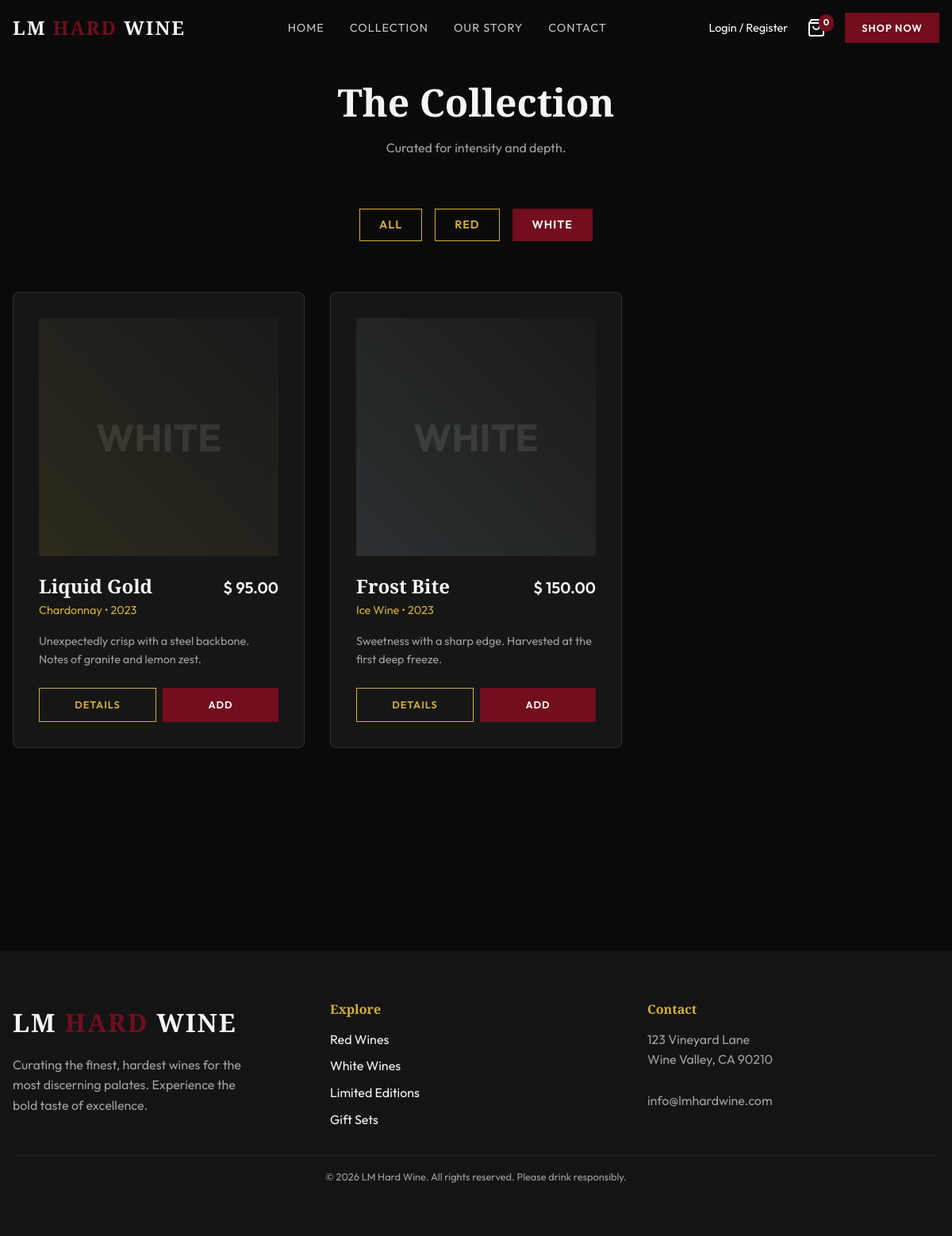
/products.php?type=White, run on an earlier commit of the app's database.
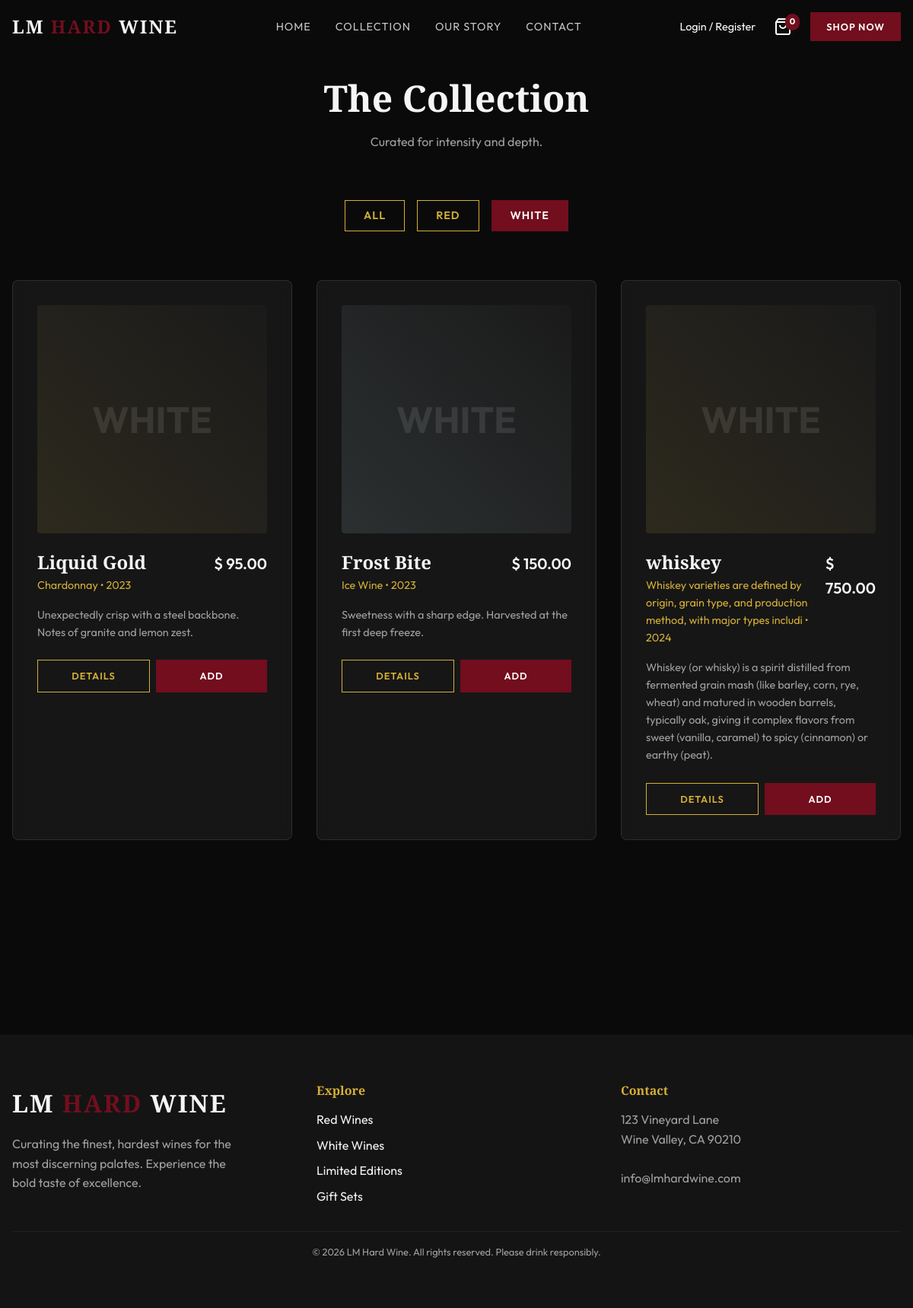
And on a later commit of the database.
### tables this page shows
CREATE TABLE `products` (
  `id` int(11) NOT NULL,
  `name` varchar(100) NOT NULL,
  `type` varchar(50) NOT NULL,
  `varietal` varchar(100) NOT NULL,
  `price` decimal(10,2) NOT NULL,
  `vintage_year` int(11) NOT NULL,
  `description` text DEFAULT NULL,
  `color_style` varchar(255) DEFAULT NULL,
  `image_path` varchar(255) DEFAULT NULL,
  `is_deleted` tinyint(1) DEFAULT 0,
  `stock_qty` int(11) DEFAULT 10,
  `seller_id` int(11) DEFAULT NULL
);

### products.php (the view, shortened to what this page needs)
<?php
include 'includes/header.php';
include 'includes/db.php';
$filter = isset($_GET['type']) ? $_GET['type'] : 'All';
$filtered_products = [];
try {
    $sql = "SELECT
                id,
                name,
                type,
                varietal,
                price,
                stock_qty,
                vintage_year as year,
                description as `desc`,
                color_style as color,
                image_path
            FROM products WHERE is_deleted = 0";
    if ($filter != 'All') {
        $sql .= " AND type = :type";
        $stmt = $pdo->prepare($sql);
        $stmt->execute(['type' => $filter]);
    } else {
        $stmt = $pdo->query($sql);
    }
    $filtered_products = $stmt->fetchAll();
} catch (PDOException $e) {
    echo "<div class='container' style='padding: 20px; color: red;'>Error fetching products: " . $e->getMessage() . "</div>";
}
?>
<main style="padding-top: 100px; padding-bottom: var(--spacing-xl);">
    <div class="container">
        <div class="text-center fade-in" style="margin-bottom: var(--spacing-lg);">
            <h1 style="font-size: 3rem;">The Collection</h1>
            <p style="color: var(--color-text-muted);">Curated for intensity and depth.</p>
        </div>
        <div class="fade-in"
            style="display: flex; justify-content: center; gap: 1rem; margin-bottom: var(--spacing-lg);">
            <a href="products.php?type=All" class="btn <?php echo $filter == 'All' ? 'btn-primary' : ''; ?>"
                style="padding: 8px 24px; font-size: 0.9rem;">All</a>
            <a href="products.php?type=Red" class="btn <?php echo $filter == 'Red' ? 'btn-primary' : ''; ?>"
                style="padding: 8px 24px; font-size: 0.9rem;">Red</a>
            <a href="products.php?type=White" class="btn <?php echo $filter == 'White' ? 'btn-primary' : ''; ?>"
                style="padding: 8px 24px; font-size: 0.9rem;">White</a>
        </div>
        <div
            style="display: grid; grid-template-columns: repeat(auto-fill, minmax(300px, 1fr)); gap: var(--spacing-md);">
            <?php foreach ($filtered_products as $product): ?>
                <div class="glass-card animate-on-scroll" style="">
                    <a href="product-details.php?id=<?php echo $product['id']; ?>"
                        style="text-decoration: none; color: inherit;">
                        <div
                            style="height: 300px; background: #1a1a1a; margin-bottom: 1.5rem; display: flex; align-items: center; justify-content: center; border-radius: 4px; position: relative; overflow: hidden; transition: transform 0.3s ease;">
                            <?php if (!empty($product['image_path'])): ?>
                                <img src="uploads/<?php echo htmlspecialchars($product['image_path']); ?>"
                                    alt="<?php echo htmlspecialchars($product['name']); ?>"
                                    style="width: 100%; height: 100%; object-fit: cover;">
                            <?php else: ?>
                                <span style="font-size: 3rem; opacity: 0.1; font-weight: 700; text-transform: uppercase;">
                                    <?php echo $product['type']; ?>
                                </span>
                                <div style="position: absolute; inset: 0; background: <?php echo $product['color']; ?>;"></div>
                            <?php endif; ?>
                        </div>
                        <div
                            style="display: flex; justify-content: space-between; align-items: flex-start; margin-bottom: 1rem;">
                            <div>
                                <h3 style="font-size: 1.5rem; margin-bottom: 0.25rem;">
                                    <?php echo $product['name']; ?>
                                </h3>
                                <p style="color: var(--color-accent); font-size: 0.9rem;">
                                    <?php echo $product['varietal']; ?> •
                                    <?php echo $product['year']; ?>
                                </p>
                            </div>
                            <span style="font-size: 1.25rem; font-weight: 600;">$
                                <?php echo $product['price']; ?>
                            </span>
                        </div>
                    </a>
                    <p style="color: var(--color-text-muted); font-size: 0.9rem; margin-bottom: 1.5rem; min-height: 3em;">
                        <?php echo $product['desc']; ?>
                    </p>
                    <div style="display: flex; gap: 0.5rem; width: 100%;">
                        <a href="product-details.php?id=<?php echo $product['id']; ?>" class="btn"
                            style="flex: 1; text-align: center; font-size: 0.8rem; padding: 10px 0;">Details</a>
                        <?php if ($product['stock_qty'] > 0): ?>
                            <button
                                onclick="Cart.add(<?php echo $product['id']; ?>, '<?php echo addslashes($product['name']); ?>', <?php echo $product['price']; ?>, '<?php echo $product['type']; ?>')"
                                class="btn btn-primary"
                                style="flex: 1; text-align: center; font-size: 0.8rem; padding: 10px 0; border: none; cursor: pointer;">
                                Add
                            </button>
                        <?php endif; ?>
                    </div>
                </div>
            <?php endforeach; ?>
        </div>
    </div>
</main>
<?php include 'includes/footer.php'; ?>

### includes/header.php (shortened to what this page needs)
<!DOCTYPE html>
<html lang="en">
<head>
    <link rel="stylesheet" href="css/style.css?v=1.1">
</head>
<body>
    <header class="main-header">
        <div class="container nav-container">
            <a href="index.php" class="logo">LM <span>HARD</span> WINE</a>
            <nav class="nav-menu">
                <ul class="nav-links">
                    <li><a href="index.php">Home</a></li>
                    <li><a href="products.php">Collection</a></li>
                    <li><a href="index.php#about">Our Story</a></li>
                    <li><a href="index.php#contact">Contact</a></li>
                </ul>
            </nav>
            <div class="header-actions" style="display: flex; align-items: center; gap: 1.5rem;">
                <?php if (isset($_SESSION['user_logged_in']) && $_SESSION['user_logged_in'] === true): ?>
                    <div style="color: white; font-size: 0.9rem;">
                        <span style="color: var(--color-text-muted);">Hello,</span>
                        <span
                            style="color: var(--color-accent); font-weight: bold;"><?php echo htmlspecialchars($_SESSION['username']); ?></span>
                    </div>
                    <?php if (isset($_SESSION['role']) && $_SESSION['role'] === 'seller'): ?>
                        <a href="#" style="color: white; font-size: 0.9rem;">My Dashboard</a>
                    <?php endif; ?>
                    <a href="logout.php" style="color: white; font-size: 0.9rem; text-decoration: underline;">Logout</a>
                <?php elseif (isset($_SESSION['admin_logged_in']) && $_SESSION['admin_logged_in'] === true): ?>
                    <a href="admin/index.php" style="color: var(--color-accent); font-weight: bold;">Admin Panel</a>
                    <a href="logout.php" style="color: white; font-size: 0.9rem;">Logout</a>
                <?php else: ?>
                    <a href="login.php" style="color: white; font-size: 0.9rem;">Login / Register</a>
                <?php endif; ?>
                <a href="#" id="cart-toggle"
                    style="position: relative; display: flex; align-items: center; color: white;">
                    <svg width="24" height="24" viewBox="0 0 24 24" fill="none" stroke="currentColor" stroke-width="2">
                        <path d="M6 2L3 6v14a2 2 0 0 0 2 2h14a2 2 0 0 0 2-2V6l-3-4z"></path>
                        <line x1="3" y1="6" x2="21" y2="6"></line>
                        <path d="M16 10a4 4 0 0 1-8 0"></path>
                    </svg>
                    <span id="cart-count" class="cart-badge">0</span>
                </a>
                <a href="products.php" class="btn btn-primary" style="padding: 8px 20px; font-size: 0.8rem;">Shop
                    Now</a>
            </div>
        </div>
    </header>

### includes/footer.php (shortened to what this page needs)
<footer
    style="background-color: var(--color-bg-secondary); padding: var(--spacing-lg) 0; margin-top: var(--spacing-xl);">
    <div class="container">
        <div style="display: flex; justify-content: space-between; flex-wrap: wrap; gap: var(--spacing-md);">
            <div style="flex: 1; min-width: 250px;">
                <a href="index.php" class="logo" style="font-size: 2rem; margin-bottom: 1rem; display: block;">LM
                    <span>HARD</span> WINE</a>
                <p style="color: var(--color-text-muted); max-width: 300px;">
                    Curating the finest, hardest wines for the most discerning palates. Experience the bold taste of
                    excellence.
                </p>
            </div>
            <div style="flex: 1; min-width: 200px;">
                <h4 style="color: var(--color-accent);">Explore</h4>
                <ul style="display: flex; flex-direction: column; gap: 0.5rem;">
                    <li><a href="#">Red Wines</a></li>
                    <li><a href="#">White Wines</a></li>
                    <li><a href="#">Limited Editions</a></li>
                    <li><a href="#">Gift Sets</a></li>
                </ul>
            </div>
            <div style="flex: 1; min-width: 200px;">
                <h4 style="color: var(--color-accent);">Contact</h4>
                <p style="color: var(--color-text-muted);">
                    123 Vineyard Lane<br>
                    Wine Valley, CA 90210<br>
                    <br>
                    info@lmhardwine.com
                </p>
            </div>
        </div>
        <div
            style="border-top: 1px solid rgba(255,255,255,0.05); margin-top: var(--spacing-md); padding-top: var(--spacing-sm); text-align: center; color: var(--color-text-muted); font-size: 0.8rem;">
            &copy;
            <?php echo date("Y"); ?> LM Hard Wine. All rights reserved. Please drink responsibly.
        </div>
    </div>
</footer>
</body>
</html>

### css/style.css (style rules this page uses)
:root { --color-bg-main: #0a0a0a; --color-bg-secondary: #141414; --color-bg-card: rgba(30, 30, 30, 0.6); --color-primary: #720e1e; --color-primary-light: #a52a2a; --color-accent: #d4af37; --color-text-main: #f5f5f5; --color-text-muted: #a0a0a0; --font-heading: 'Playfair Display', serif; --font-body: 'Outfit', sans-serif; --spacing-xs: 0.5rem; --spacing-sm: 1rem; --spacing-md: 2rem; --spacing-lg: 4rem; --spacing-xl: 8rem; --glass-bg: rgba(255, 255, 255, 0.05); --glass-border: 1px solid rgba(255, 255, 255, 0.1); --shadow-main: 0 10px 30px rgba(0, 0, 0, 0.5); --transition-fast: 0.3s ease; }
*, *::before, *::after { box-sizing: border-box; margin: 0; padding: 0; }
html { scroll-behavior: smooth; }
body { background-color: var(--color-bg-main); color: var(--color-text-main); font-family: var(--font-body); line-height: 1.6; overflow-x: hidden; }
h1, h2, h3, h4, h5, h6 { font-family: var(--font-heading); color: var(--color-text-main); margin-bottom: var(--spacing-sm); line-height: 1.2; }
h1 { font-size: 3.5rem; }
h3 { font-size: 1.75rem; }
a { color: inherit; text-decoration: none; transition: var(--transition-fast); }
ul { list-style: none; }
.container { max-width: 1200px; margin: 0 auto; padding: 0 var(--spacing-sm); }
.text-center { text-align: center; }
.btn { display: inline-block; padding: 12px 32px; background: transparent; border: 1px solid var(--color-accent); color: var(--color-accent); font-family: var(--font-body); font-weight: 600; text-transform: uppercase; letter-spacing: 1px; cursor: pointer; transition: var(--transition-fast); }
.btn-primary { background: var(--color-primary); border-color: var(--color-primary); color: white; }
.glass-card { background: var(--glass-bg); backdrop-filter: blur(10px); border: var(--glass-border); padding: var(--spacing-md); border-radius: 8px; }
.main-header { position: fixed; top: 0; left: 0; width: 100%; z-index: 1000; padding: var(--spacing-sm) 0; transition: var(--transition-fast); }
.nav-container { display: flex; justify-content: space-between; align-items: center; }
.logo { font-family: var(--font-heading); font-size: 1.5rem; font-weight: 700; color: var(--color-text-main); letter-spacing: 2px; }
.logo span { color: var(--color-primary); }
.nav-links { display: flex; gap: var(--spacing-md); }
.nav-links a { font-size: 0.9rem; text-transform: uppercase; letter-spacing: 1px; opacity: 0.8; }
.fade-in { animation: fadeIn 1s ease forwards; }
.visible { opacity: 1 !important; transform: translateY(0) !important; }
.cart-badge { position: absolute; top: -5px; right: -10px; background: var(--color-primary); color: white; font-size: 0.7rem; padding: 2px 6px; border-radius: 10px; font-weight: 700; }
:root { --header-height: 80px; }

What changed in the data, as far as the page shows it:
added products: type "WHITE", name "whiskey", varietal "Whiskey varieties are defined by origin, grain type, and production method, with major types includi", vintage_year "2024", price "750.00", description "Whiskey (or whisky) is a spirit distilled from fermented grain mash (like barley, corn, rye, wheat) and matured in wooden barrels, typically oak, giving it complex flavors from sweet (vanilla, caramel) to spicy (cinnamon) or earthy (peat)."
